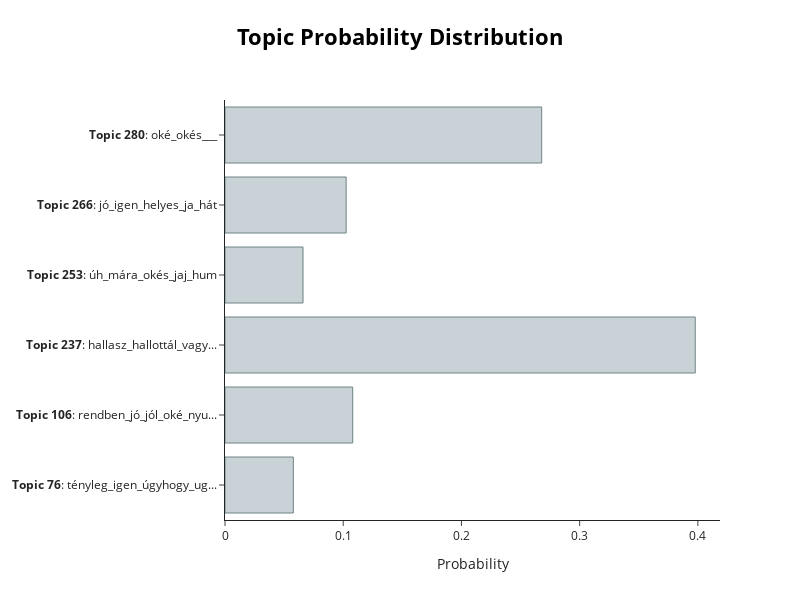

Notebook code cell kept with this figure:
### Code cell
print("Egy tetszőlegesen választott beszédforduló és a beszédforduló topikjainak eloszlása:")
print("A beszédforduló:", docs[1])
topic_distr, xyz = loaded_model_HDBSCAN.approximate_distribution(docs)
loaded_model_HDBSCAN.visualize_distribution(topic_distr[1])

### Figure 1 — Plotly figure (JSON) as saved in the notebook; plotly's stock layout.template omitted (floating-point values rounded to 4 significant figures)
{"data": [{"marker": {"color": "#C8D2D7", "line": {"color": "#6E8484", "width": 1}}, "orientation": "h", "type": "bar", "x": [0.0578, 0.108, 0.3978, 0.066, 0.1025, 0.2679], "y": ["<b>Topic 76</b>: tényleg_igen_úgyhogy_ug...", "<b>Topic 106</b>: rendben_jó_jól_oké_nyu...", "<b>Topic 237</b>: hallasz_hallottál_vagy...", "<b>Topic 253</b>: úh_mára_okés_jaj_hum", "<b>Topic 266</b>: jó_igen_helyes_ja_hát", "<b>Topic 280</b>: oké_okés___"]}], "layout": {"height": 600, "hoverlabel": {"bgcolor": "white", "font": {"family": "Rockwell", "size": 16}}, "title": {"font": {"color": "Black", "size": 22}, "text": "<b>Topic Probability Distribution</b>", "x": 0.5, "xanchor": "center", "y": 0.95, "yanchor": "top"}, "width": 800, "xaxis": {"autorange": true, "range": [0, 0.4187], "title": {"text": "Probability"}, "type": "linear"}, "yaxis": {"autorange": true, "range": [-0.5, 5.5], "type": "category"}}}
